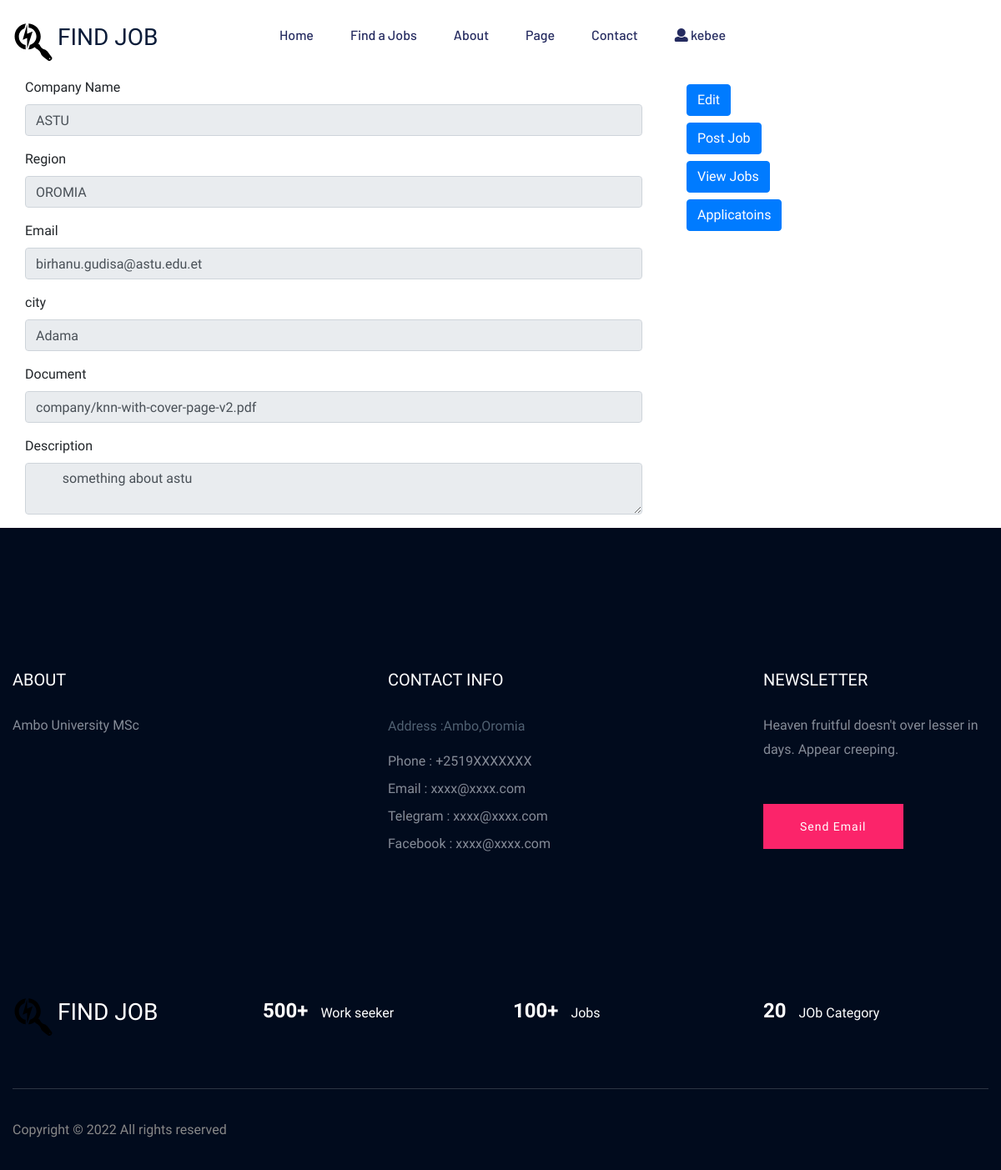
The page /accounts/your-company/ (signed in) on the database as committed earlier.
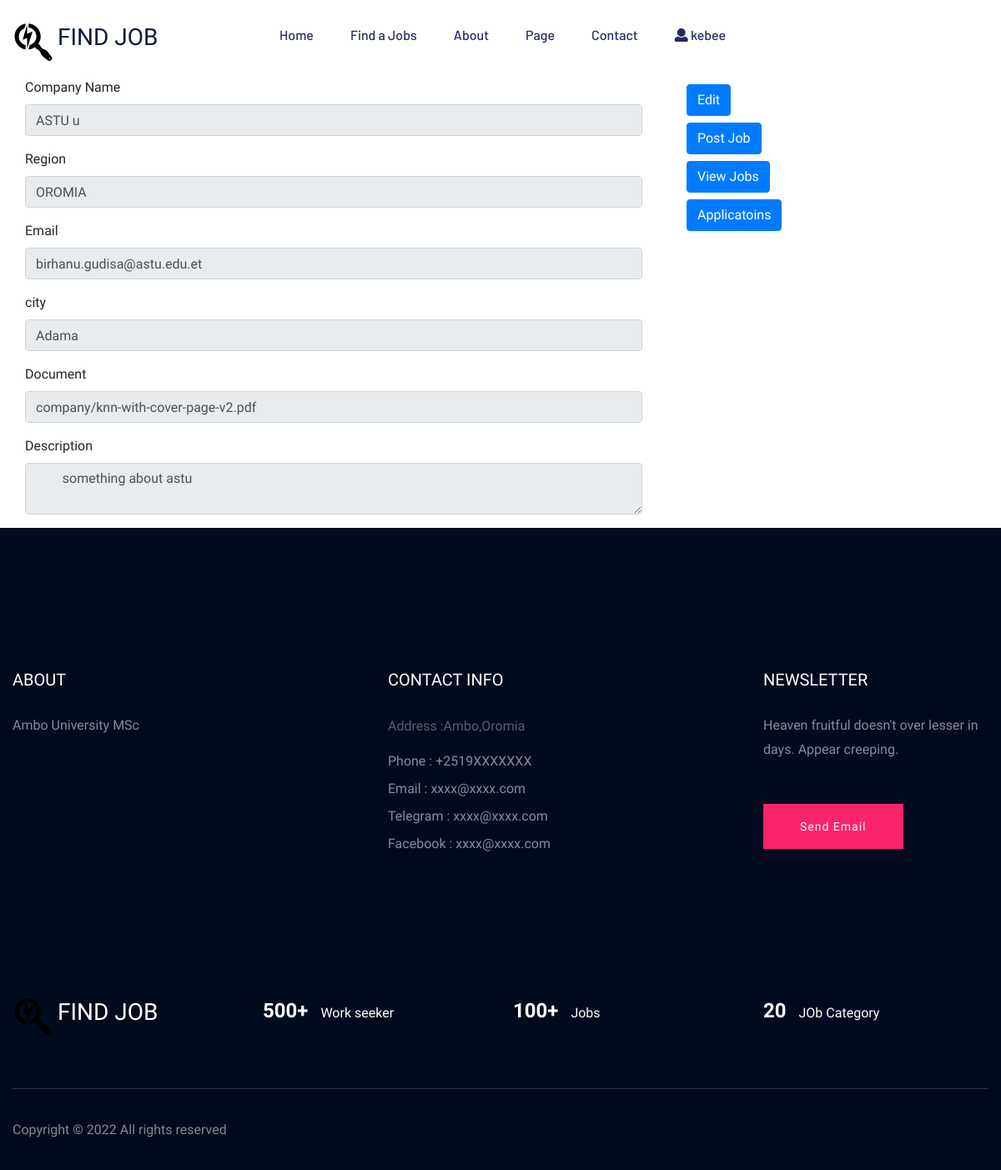
The same page on the database as committed later.
### apps/jobsearch/models.py (models this page shows, shortened)
class Company(models.Model):
    employee = models.OneToOneField(User, on_delete=models.CASCADE)
    name = models.CharField(max_length=300)
    region = models.CharField(max_length=30,choices=REGION_CHOICES)
    city = models.CharField(max_length=15,choices=CITY_CHOICE)
    document = models.FileField(upload_to="company",blank=True,null=True)
    description = models.TextField()
    created_at = models.DateTimeField(auto_now_add=True)
    updated_at = models.DateTimeField(auto_now=True)
    email = models.EmailField()
    status = models.BooleanField(default=False)

### apps/user/views.py (the view)
# urls.py: path('your-company/',views.view_company,name='your-company'),
@login_required
def view_company(request):
    user = request.user
    user_company = user.company
    context={'company':user_company}
    return render(request, "user/company.html",context=context)

### apps/user/templates/user/company.html (shortened to what this page needs)
{% extends 'base.html' %} {% load static%}
{%block content%}
<div class="container mt-2">
  <div class="row">
  <div class="col-md-8">
    <div
    <div class="form-group col-md-12">
      <label for="company-name">Company Name</label>
      <input
        type="text"
        class="form-control"
        name="first-name"
        readonly
        id="first-name"
        placeholder="Enter your Name"
        value="{{company.name}}"
      />
    </div>
    <div class="form-group col-md-12">
      <label for="region">Region</label>
      <input
        type="text"
        class="form-control"
        name="region"
        id="region"
        readonly
        value="{{company.region}}"
      />
    </div>
    <div class="form-group col-md-12">
      <label for="email">Email</label>
      <input
        type="text"
        class="form-control"
        name="email"
        id="email"
        readonly
        value="{{company.email}}"
      />
    </div>
    <div class="form-group col-md-12">
      <label for="city">city</label>
      <input
        type="text"
        class="form-control"
        name="city"
        id="city"
        readonly
        value="{{company.city}}"
      />
    </div>
    <div class="form-group col-md-12">
        <label for="document">Document</label>
        <input
          type="text"
          class="form-control"
          name="document"
          id="document"
          readonly
          value="{{company.document}}"
        />
      </div>
    <div class="form-group col-md-12">
      <label for="description">Description</label>
      <textarea
        type="text"
        class="form-control"
        name="description"
        id="description"
        readonly >
        {{company.description}}
        </textarea>
    </div>
  </div>
  <div class="col-md-4 mb-3">
    <div class="m-2">
        <a class="btn2 btn2-primary" href="{%url 'edit-company' %} ">Edit</a>
    </div>
    <div class="m-2">
        <a class="btn2 btn2-primary" href="{%url 'job-post' %} ">Post Job</a>
    </div>
    <div class="m-2">
        <a class="btn2 btn2-primary" href="{%url 'company-job-list' %} ">View Jobs</a>
    </div>
    <div class="m-2">
        <a class="btn2 btn2-primary" href="{%url 'company-job-application-list' %} ">Applicatoins</a>
    </div>
  </div>
</div>
  {%endblock content%}

Rows that differ between the two databases and show on the page:
changed Company "OROMIA": first-name "ASTU" → "ASTU u"
